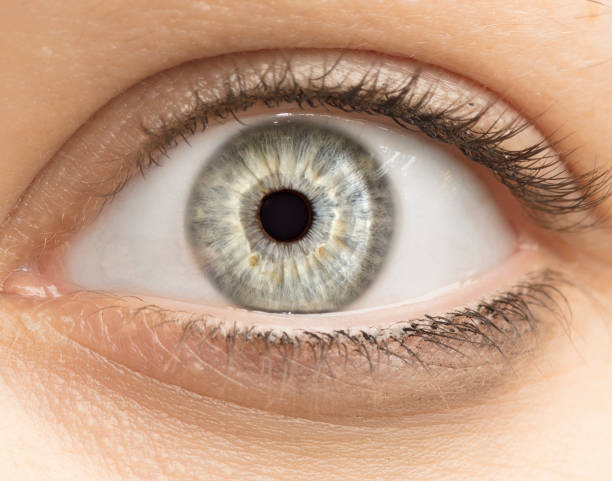
#> input picture OpenCV_Python_Tutorials/Working_with_Images/Feature_Detection_and_Description/eye.jpg, 612 x 481 px
$ python Circle_Detection.py
#> lines starting #> are read from the running program, lines starting #| are printed output that depends on the picture
import numpy as np
import cv2

# Read image.
image = cv2.imread('eye.jpg', cv2.IMREAD_COLOR)
#> image is the input picture: shape (481, 612, 3); mean B, G, R 132.9, 157.1, 193.3

# Convert to grayscale.
gray = cv2.cvtColor(image, cv2.COLOR_BGR2GRAY)
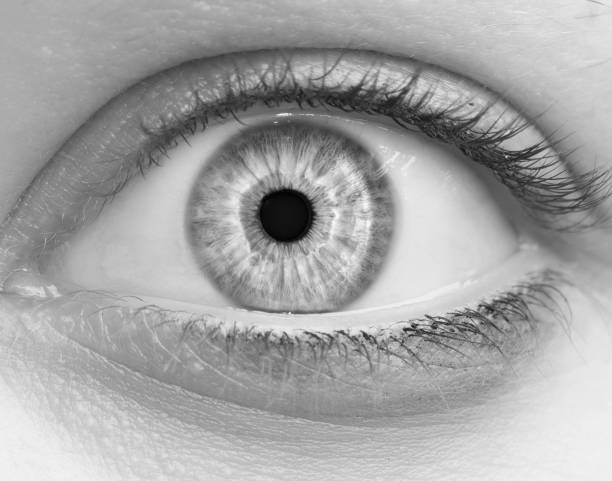
#> gray: shape (481, 612); min 2, max 254, mean 165.2

# Blur using 3 * 3 kernel.
gray_blurred = cv2.blur(gray, (6, 6))

# Apply Hough transform on the blurred image.
detected_circles = cv2.HoughCircles(gray_blurred,
                                    cv2.HOUGH_GRADIENT, 1, 20, param1=50,
                                    param2=30, minRadius=5, maxRadius=110)
#> detected_circles = 100 rows, first 8: [290.5, 220.5, 103.9], [454.5, 234.5, 99.5], [308.5, 235.5, 80.8], [388.5, 246.5, 109.4], [412.5, 238.5, 107.2], [429.5, 256.5, 109.4], [269.5, 219.5, 85.2], [388.5, 149.5, 96.2]

# Draw circles that are detected.
if detected_circles is not None:

    # Convert the circle parameters a, b and r to integers.
    detected_circles = np.uint16(np.around(detected_circles))
#> detected_circles = 100 rows, first 8: [290, 220, 104], [454, 234, 100], [308, 236, 81], [388, 246, 109], [412, 238, 107], [430, 256, 109], [270, 220, 85], [388, 150, 96]

    for pt in detected_circles[0, :]:
        a, b, r = pt[0], pt[1], pt[2]

        # Draw the circumference of the circle.
        cv2.circle(image, (a, b), r, (0, 255, 0), 2)

        # Draw a small circle (of radius 1) to show the center.
        cv2.circle(image, (a, b), 1, (0, 0, 255), 3)
        cv2.imshow("Detected Circle", image)
        if cv2.waitKey() & 0xFF==27:
            break
#> this loop made 1 pass; (key Esc is pressed on pass 1)
#> pass 1, `cv2.imshow("Detected Circle", image)`:
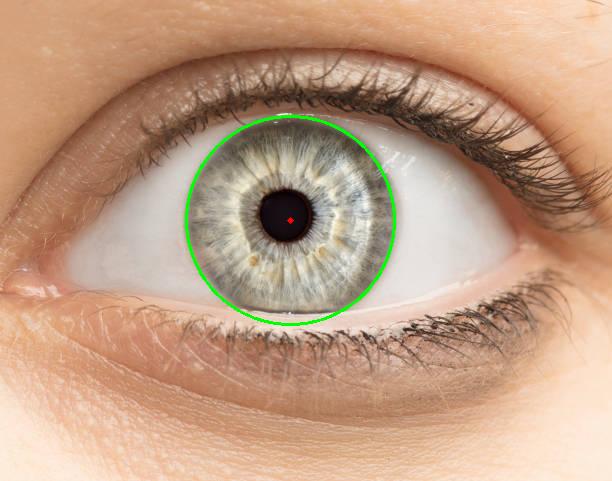
#> window 'Detected Circle': shape (481, 612, 3); mean B, G, R 131.9, 157.8, 192.2
cv2.destroyAllWindows()

$ run again, with OpenCV_Python_Tutorials/Working_with_Images/Feature_Detection_and_Description/chess.png saved as OpenCV_Python_Tutorials/Working_with_Images/Feature_Detection_and_Description/eye.jpg
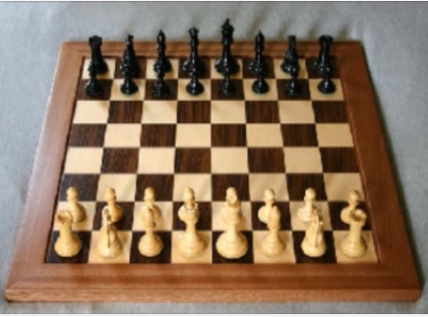
#> input picture OpenCV_Python_Tutorials/Working_with_Images/Feature_Detection_and_Description/chess.png, 428 x 317 px
#> image is the input picture: shape (317, 428, 3); mean B, G, R 95.8, 117.1, 140.2
#> `gray_blurred = cv2.blur(gray, (6, 6))`:
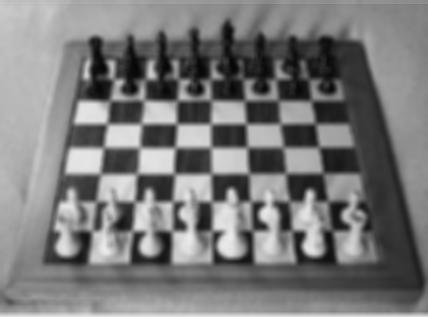
#> gray_blurred: shape (317, 428); min 6, max 236, mean 121.4
#> `detected_circles = cv2.HoughCircles(gray_blurred, cv2.HOUGH_GRADIENT, ..`: detected_circles = 59 rows, first 8: [157.5, 183.5, 92.9], [224.5, 188.5, 88.5], [265.5, 175.5, 92.9], [160.5, 228.5, 54.4], [128.5, 131.5, 81.9], [234.5, 233.5, 59.9], [239.5, 123.5, 85.2], [157.5, 156.5, 55.5]
#> `detected_circles = np.uint16(np.around(detected_circles))`: detected_circles = 59 rows, first 8: [158, 184, 93], [224, 188, 88], [266, 176, 93], [160, 228, 54], [128, 132, 82], [234, 234, 60], [240, 124, 85], [158, 156, 56]
#> the loop `for pt in detected_circles[0, :]:` made 1 pass; (key Esc is pressed on pass 1)
#> pass 1, `cv2.imshow("Detected Circle", image)`:
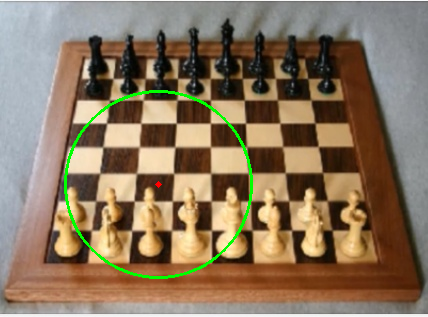
#> window 'Detected Circle': shape (317, 428, 3); mean B, G, R 94.8, 118.8, 138.3
